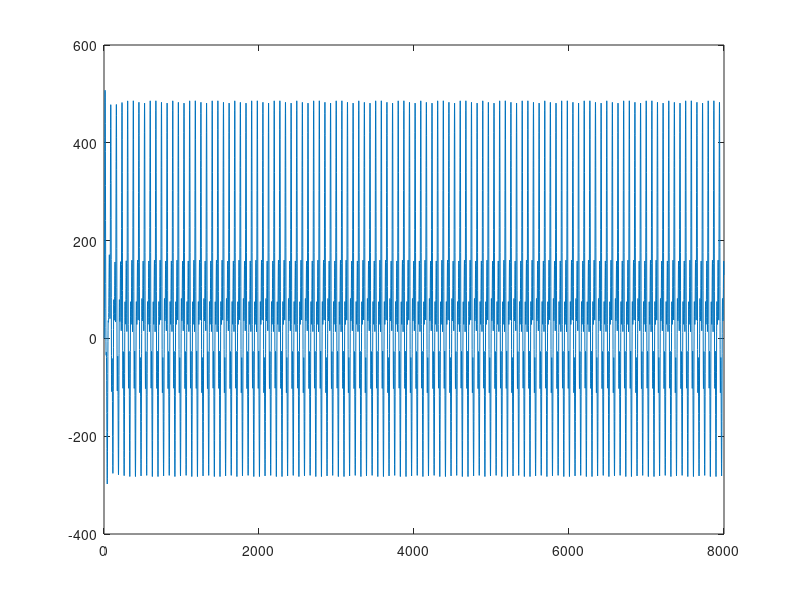

Write MATLAB code to recreate this figure.
format longg;
format compact;
clc;	% Clear command window.
workspace;	% Make sure the workspace panel is showing.
close all;
fs = 16e3;
f0 = 220;
f1 = 300;
f2 = 870;
f3 = 2240;
b1= 100;
T = 1/fs;
r = exp(-pi*b1*T);
triang = bartlett(9);
n = fs/f0;
imp=zeros(1,8000);
for i= 1:n:8000
    imp(uint16(i):uint16(i)+8)= triang;
end

theta1 = 2*pi*f1*T;
theta2 = 2*pi*f2*T;
theta3 = 2*pi*f3*T;

a = r*exp(1i*theta1);
b = r*exp(1i*theta2);
c = r*exp(1i*theta3);
%%%instead of finding out all the coefficients of DE, convolving is better way  
cof1 = conv([1 -a],[1 -conj(a)]);
cof2 = conv([1 -b],[1 -conj(b)]);
cof3 = conv([1 -c],[1 -conj(c)]);
coefs = conv(cof1,conv(cof2,cof3));

y = zeros(size(imp));
for k = 1:max(size(imp))
    y(k) = imp(k);
    if k>1
        y(k) = y(k) - coefs(2)*y(k-1);
    end
    if k>2
        y(k) = y(k) - coefs(3)*y(k-2);
    end
    if k>3
        y(k) = y(k) - coefs(4)*y(k-3);
    end
    if k>4
        y(k) = y(k) - coefs(5)*y(k-4);
    end
    if k>5
        y(k) = y(k) - coefs(6)*y(k-5);
    end
    if k>6
        y(k) = y(k) - coefs(7)*y(k-6);
    end
    y(k) = y(k)/coefs(1);
end
audiowrite('4u_220hz.wav',y,fs);
x = 0 : length(y)-1;
plot(x,y);